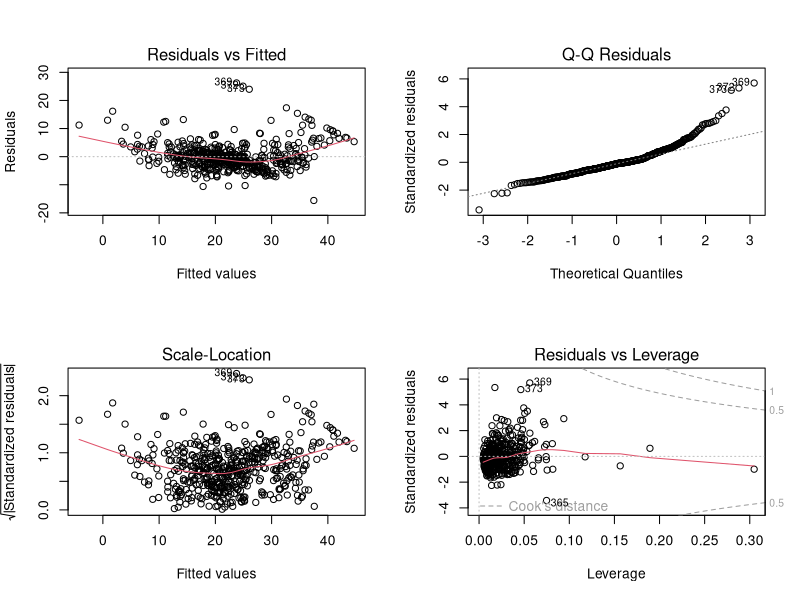
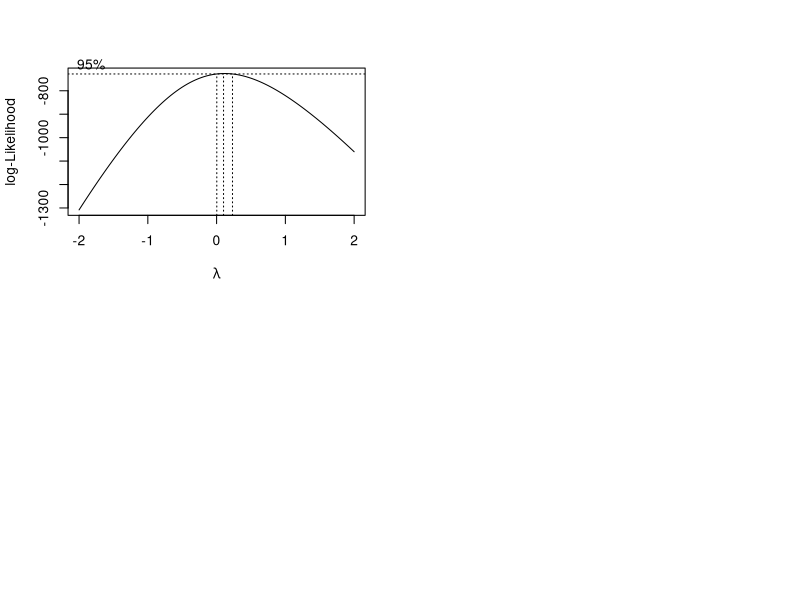
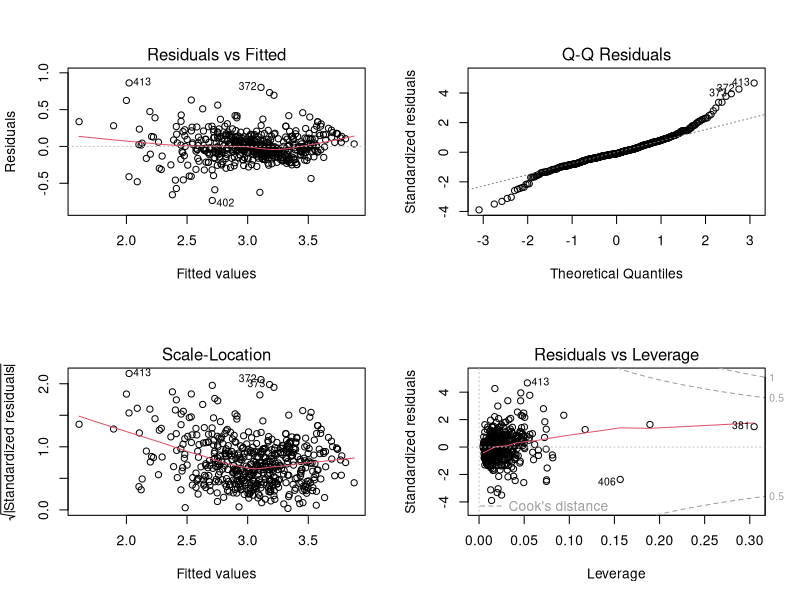
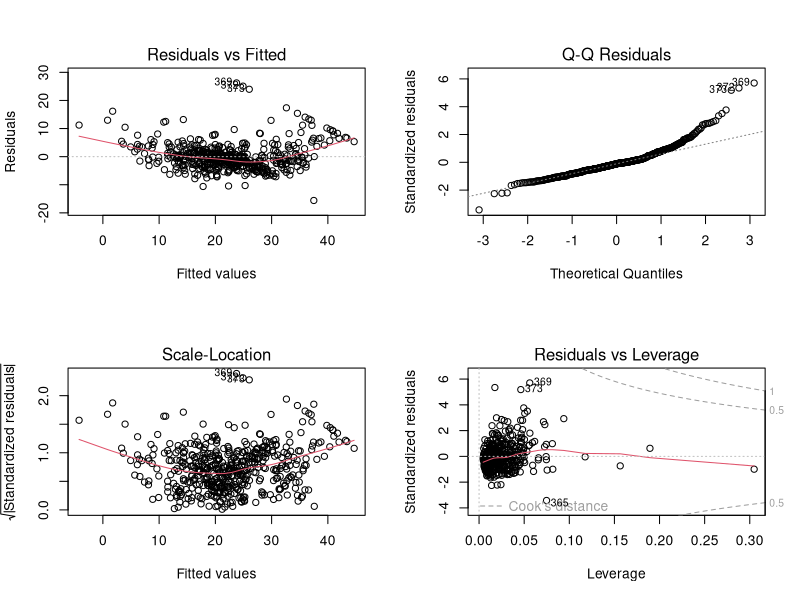
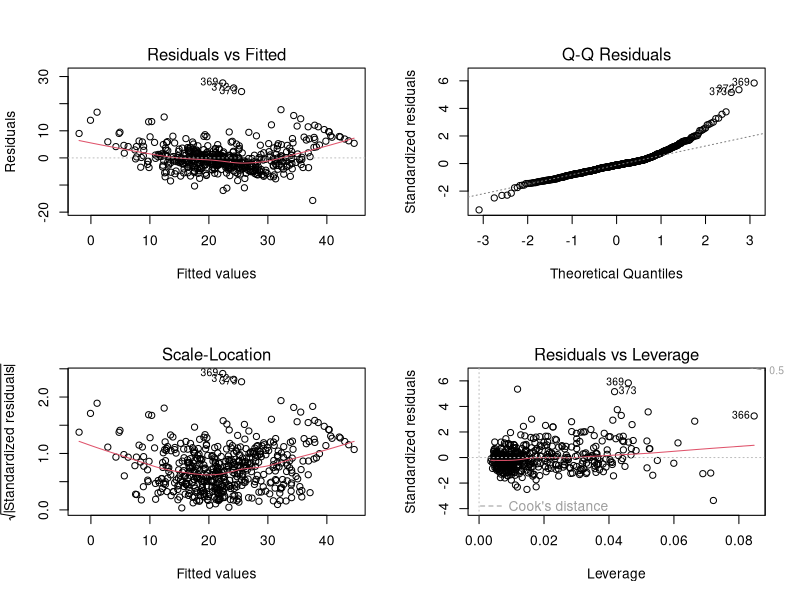
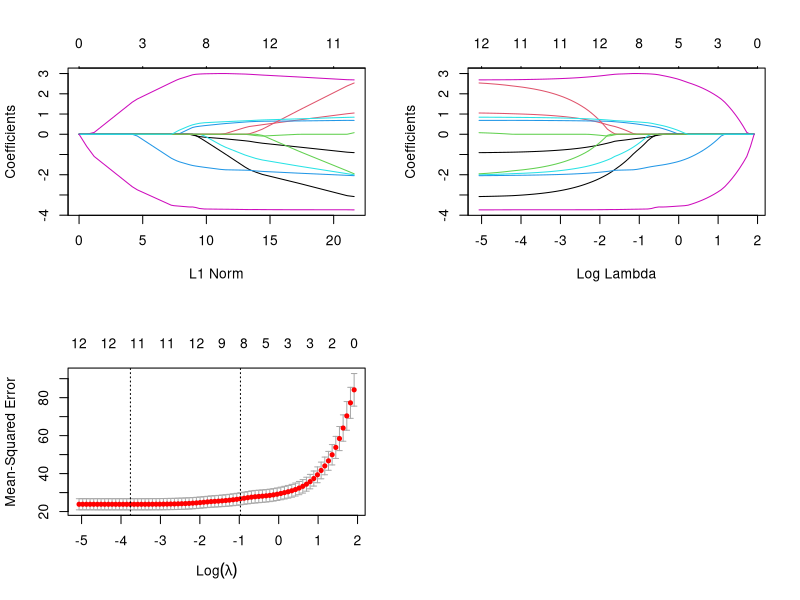
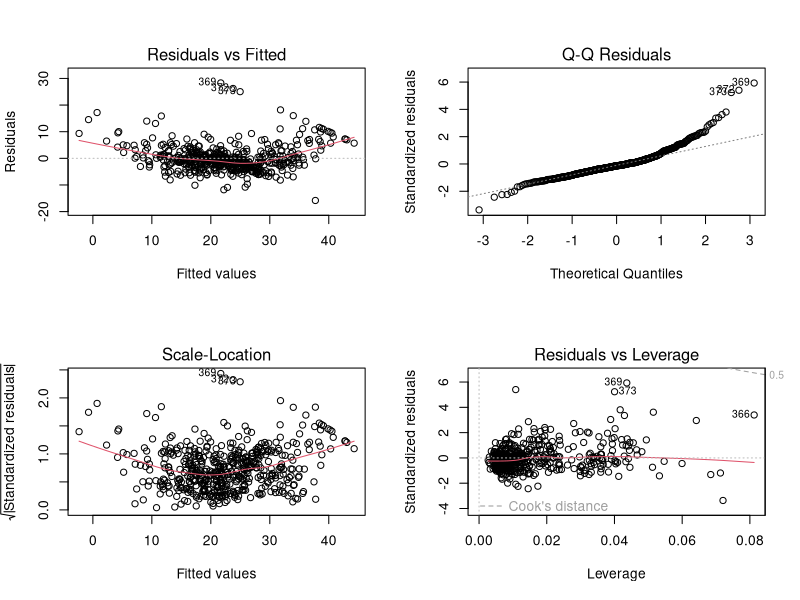

Here is the R script that generated these plots, in order:
library(MASS)
data(Boston)

?Boston
dim(Boston)
names(Boston)
attach(Boston)



# linear regression model including all the indicators in the dataset:
model0<- lm(medv~., data = Boston)
summary(model0)

model1<- lm(medv~crim+zn+chas+nox+rm+dis+rad+tax+ptratio+black+lstat, data = Boston)
summary(model1)

#2
par(mfrow = c(2,2))
plot(model1)



library(MASS)
boxcox(medv~crim+zn+chas+nox+rm+dis+rad+tax+ptratio+black+lstat, data = Boston)



model1<- lm(log(medv)~crim+zn+chas+nox+rm+dis+rad+tax+ptratio+black+lstat, data = Boston)
par(mfrow = c(2,2))
plot(model1)


#Stepwise variable selection using AIC and BIC criteria.

nullmodel <- lm(medv~1, data = Boston)
fullmodel <- lm(medv~., data = Boston)

stepfit.aic <- step(nullmodel,
                    scope = list(lower=nullmodel, upper=fullmodel),
                    direction = "both", trace = 0)

stepfit.bic <- step(nullmodel,
                    scope = list(lower=nullmodel, upper=fullmodel),
                    direction = "both", trace = 0,
                    k=log(nrow(Boston)))

stepfit.aic$call
stepfit.bic$call

summary(stepfit.aic)
summary(stepfit.bic)

par(mfrow = c(2,2))
plot(stepfit.aic)
plot(stepfit.bic)




#LASSO variable selection.
install.packages("glmnet")
library(glmnet)
library(MASS)
data(Boston)

lm.fit <- lm(medv~., data = Boston)

# fitting lasso model
yind <- which(names(Boston)=="medv")
X <- scale(Boston[,-yind])
Y <- Boston[,yind]
lasso.fit <- glmnet(x=as.matrix(X), y=Y)

dim(coef(lasso.fit))
# 14 rows 76 columns
# we have 14 coefficients, 13 betas and 1 intercept

plot(lasso.fit)
# plotting lasso.fit
# at the very left of the plot you can see it is 0, as it increases and eventually everything becomes non-zero.
# On the very right it is empty which is also called sparse.
# our goal here is to get as much as non-zero coefficient
# L1 norm is a penalty term

plot(lasso.fit, xvar = "lambda")
# better view

## cross-validation to choose the optimal model
cv.lasso.fit <- cv.glmnet(x=as.matrix(X), y=Y)
plot(cv.lasso.fit)
# we are going to use this model to determine which model is the best

# now we are going to extract lambda values
cv.lasso.fit$lambda.min
cv.lasso.fit$lambda.1se

coef(lasso.fit, cv.lasso.fit$lambda.min)
coef(lasso.fit, cv.lasso.fit$lambda.1se)

### split data to training and testing
index <- sample(nrow(Boston), 0.8*nrow(Boston))
train <- Boston[index,]
test <- Boston[-index,]
trainX <- scale(train[,-yind])
trainY <- train[,yind]
testX <- scale(test[,-yind])
testY <- test[,yind]

lm<-lm(medv~crim+chas+nox+rm+dis+ptratio+black+lstat,data = Boston)
summary(lm)


lm<-lm(medv~chas+nox+rm+dis+ptratio+black+lstat,data = Boston)
par(mfrow = c(2,2))
plot(lm)
